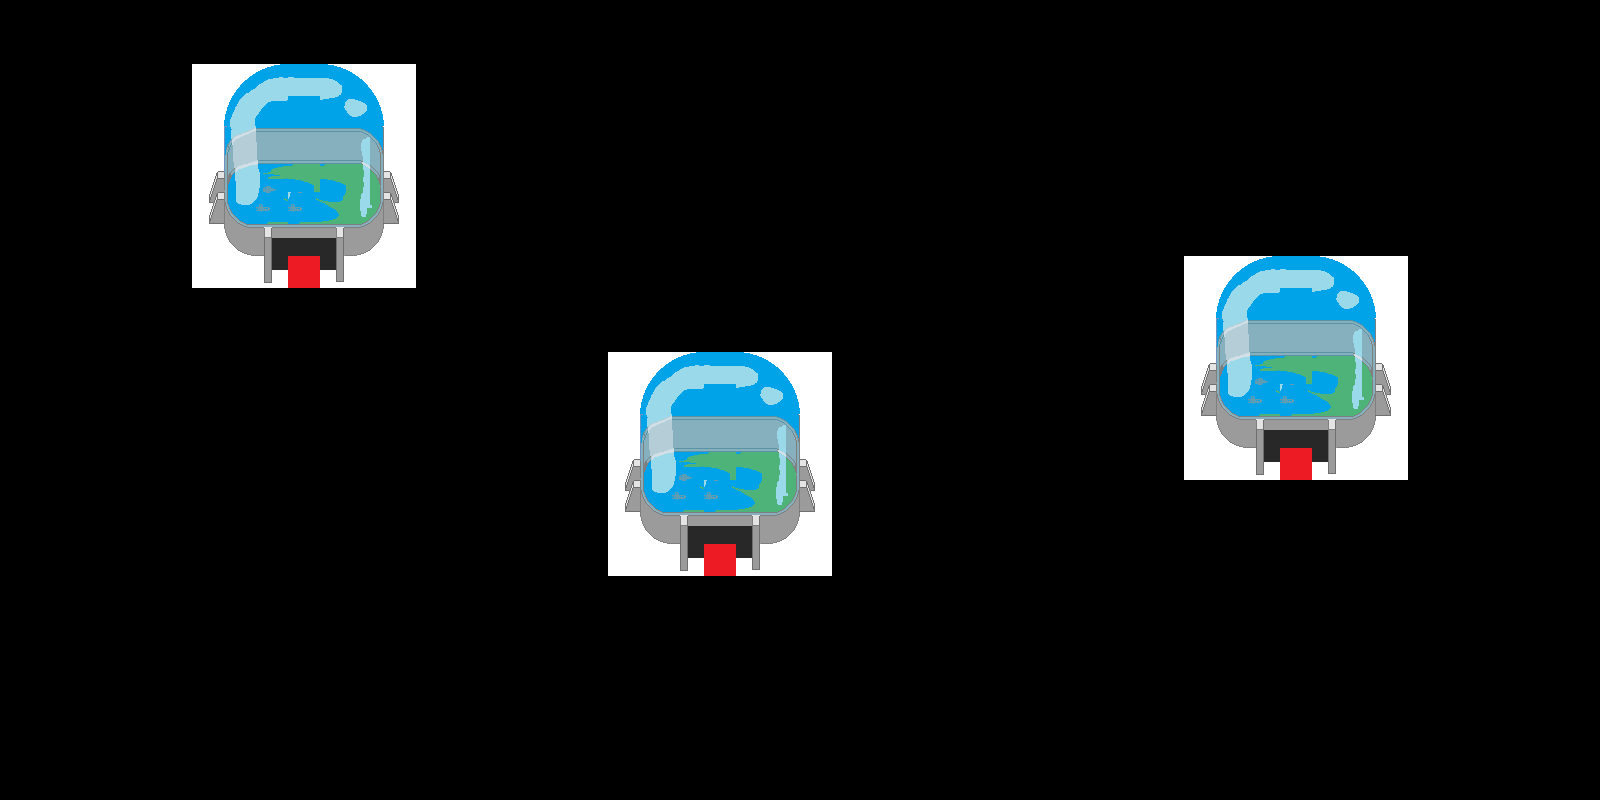

A 2D game scene composited from a Tiled map and its tileset images. What follows is a short description and the map's XML, with each tile layer's data collapsed to a summary:
An orthogonal 50x25 tile map with 32x32 px tiles, 3 tile layers (FG, Default, BG).

<map version="1.0" orientation="orthogonal" renderorder="right-down" width="50" height="25" tilewidth="32" tileheight="32" nextobjectid="1">
 <tileset firstgid="1" name="placeholders" tilewidth="32" tileheight="32" tilecount="576">
  <image source="placeholders.png" width="768" height="768" />
 </tileset>
 <layer name="FG" width="50" height="25">
  <properties>
   <property name="unity:sortingLayerName" value="FG" />
  </properties>
  <data>[1250 cells, 0 non-empty, 0 distinct tile ids]</data>
 </layer>
 <layer name="Default" width="50" height="25">
  <properties>
   <property name="unity:sortingLayerName" value="Default" />
  </properties>
  <data>[1250 cells, 147 non-empty, 49 distinct tile ids]</data>
 </layer>
 <layer name="BG" width="50" height="25">
  <properties>
   <property name="unity:sortingLayerName" value="BG" />
  </properties>
  <data>[1250 cells, 0 non-empty, 0 distinct tile ids]</data>
 </layer>
</map>